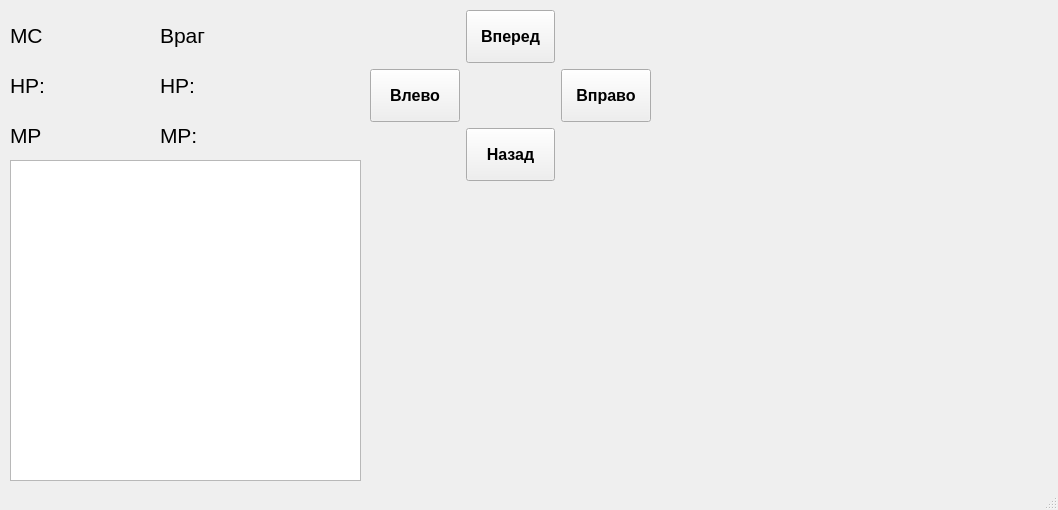
<?xml version="1.0" encoding="UTF-8"?>
<ui version="4.0">
 <class>MainWindow</class>
 <widget class="QMainWindow" name="MainWindow">
  <property name="geometry">
   <rect>
    <x>0</x>
    <y>0</y>
    <width>1058</width>
    <height>510</height>
   </rect>
  </property>
  <property name="windowTitle">
   <string>Ролевая</string>
  </property>
  <widget class="QWidget" name="centralwidget">
   <widget class="QListWidget" name="log_game">
    <property name="geometry">
     <rect>
      <x>10</x>
      <y>160</y>
      <width>351</width>
      <height>321</height>
     </rect>
    </property>
   </widget>
   <widget class="QLabel" name="HP">
    <property name="geometry">
     <rect>
      <x>10</x>
      <y>60</y>
      <width>141</width>
      <height>51</height>
     </rect>
    </property>
    <property name="font">
     <font>
      <pointsize>16</pointsize>
     </font>
    </property>
    <property name="text">
     <string>HP:</string>
    </property>
   </widget>
   <widget class="QLabel" name="MP">
    <property name="geometry">
     <rect>
      <x>10</x>
      <y>110</y>
      <width>141</width>
      <height>51</height>
     </rect>
    </property>
    <property name="font">
     <font>
      <pointsize>16</pointsize>
     </font>
    </property>
    <property name="text">
     <string>MP</string>
    </property>
   </widget>
   <widget class="QLabel" name="Enemy_HP">
    <property name="geometry">
     <rect>
      <x>160</x>
      <y>60</y>
      <width>161</width>
      <height>51</height>
     </rect>
    </property>
    <property name="font">
     <font>
      <pointsize>16</pointsize>
     </font>
    </property>
    <property name="text">
     <string>HP:</string>
    </property>
   </widget>
   <widget class="QLabel" name="Enemy_MP">
    <property name="geometry">
     <rect>
      <x>160</x>
      <y>110</y>
      <width>161</width>
      <height>51</height>
     </rect>
    </property>
    <property name="font">
     <font>
      <pointsize>16</pointsize>
      <weight>50</weight>
      <bold>false</bold>
     </font>
    </property>
    <property name="text">
     <string>MP:</string>
    </property>
   </widget>
   <widget class="QLabel" name="MC">
    <property name="geometry">
     <rect>
      <x>10</x>
      <y>10</y>
      <width>141</width>
      <height>51</height>
     </rect>
    </property>
    <property name="font">
     <font>
      <pointsize>16</pointsize>
     </font>
    </property>
    <property name="text">
     <string>MC</string>
    </property>
   </widget>
   <widget class="QLabel" name="Enemy">
    <property name="geometry">
     <rect>
      <x>160</x>
      <y>10</y>
      <width>161</width>
      <height>51</height>
     </rect>
    </property>
    <property name="font">
     <font>
      <pointsize>16</pointsize>
     </font>
    </property>
    <property name="text">
     <string>Враг</string>
    </property>
   </widget>
   <widget class="QWidget" name="gridLayoutWidget_2">
    <property name="geometry">
     <rect>
      <x>370</x>
      <y>10</y>
      <width>281</width>
      <height>171</height>
     </rect>
    </property>
    <layout class="QGridLayout" name="move">
     <item row="0" column="1">
      <widget class="QPushButton" name="btn_forward">
       <property name="sizePolicy">
        <sizepolicy hsizetype="Preferred" vsizetype="Preferred">
         <horstretch>0</horstretch>
         <verstretch>0</verstretch>
        </sizepolicy>
       </property>
       <property name="font">
        <font>
         <pointsize>12</pointsize>
         <weight>75</weight>
         <bold>true</bold>
        </font>
       </property>
       <property name="text">
        <string>Вперед</string>
       </property>
      </widget>
     </item>
     <item row="1" column="0">
      <widget class="QPushButton" name="btn_left">
       <property name="sizePolicy">
        <sizepolicy hsizetype="Preferred" vsizetype="Preferred">
         <horstretch>0</horstretch>
         <verstretch>0</verstretch>
        </sizepolicy>
       </property>
       <property name="font">
        <font>
         <pointsize>12</pointsize>
         <weight>75</weight>
         <bold>true</bold>
        </font>
       </property>
       <property name="text">
        <string>Влево</string>
       </property>
      </widget>
     </item>
     <item row="1" column="2">
      <widget class="QPushButton" name="btn_right">
       <property name="sizePolicy">
        <sizepolicy hsizetype="Preferred" vsizetype="Preferred">
         <horstretch>0</horstretch>
         <verstretch>0</verstretch>
        </sizepolicy>
       </property>
       <property name="font">
        <font>
         <pointsize>12</pointsize>
         <weight>75</weight>
         <bold>true</bold>
        </font>
       </property>
       <property name="text">
        <string>Вправо</string>
       </property>
      </widget>
     </item>
     <item row="2" column="1">
      <widget class="QPushButton" name="btn_back">
       <property name="sizePolicy">
        <sizepolicy hsizetype="Preferred" vsizetype="Preferred">
         <horstretch>0</horstretch>
         <verstretch>0</verstretch>
        </sizepolicy>
       </property>
       <property name="font">
        <font>
         <pointsize>12</pointsize>
         <weight>75</weight>
         <bold>true</bold>
        </font>
       </property>
       <property name="text">
        <string>Назад</string>
       </property>
      </widget>
     </item>
    </layout>
   </widget>
   <widget class="QLabel" name="map">
    <property name="geometry">
     <rect>
      <x>380</x>
      <y>200</y>
      <width>271</width>
      <height>281</height>
     </rect>
    </property>
    <property name="font">
     <font>
      <weight>75</weight>
      <bold>true</bold>
     </font>
    </property>
    <property name="text">
     <string/>
    </property>
    <property name="alignment">
     <set>Qt::AlignCenter</set>
    </property>
   </widget>
   <widget class="QLabel" name="img_hero">
    <property name="geometry">
     <rect>
      <x>750</x>
      <y>30</y>
      <width>241</width>
      <height>191</height>
     </rect>
    </property>
    <property name="text">
     <string/>
    </property>
   </widget>
   <widget class="QLabel" name="img_enemy">
    <property name="geometry">
     <rect>
      <x>750</x>
      <y>280</y>
      <width>241</width>
      <height>191</height>
     </rect>
    </property>
    <property name="text">
     <string/>
    </property>
   </widget>
  </widget>
  <widget class="QStatusBar" name="statusbar"/>
 </widget>
 <resources/>
 <connections/>
</ui>
